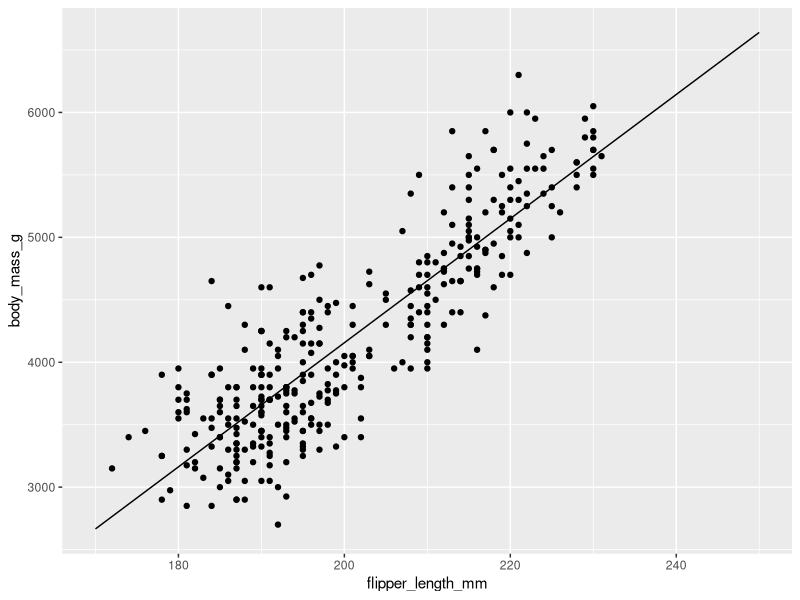

The R script that drew this image:

library(tidyverse)
library(palmerpenguins)

iris_small <- iris |>
  select(Sepal.Length, Sepal.Width) |>
  head(4)

cor(iris_small$Sepal.Length, iris_small$Sepal.Width)

cor(iris_small)

iris |>
  select(Sepal.Length, Sepal.Width, Petal.Length, Petal.Width) |>
  cor()


penguins

m0 <- lm(body_mass_g ~ 1, data = penguins)
summary(m0)

predict(m0)

m1 <- lm(body_mass_g ~ 1 + flipper_length_mm, data = penguins)
summary(m1)

summary(m1)$coefficients

summary(m1) |> str()

penguins |>
  select(flipper_length_mm) |>
  range(na.rm=T)

170:250

newdata <- data.frame(flipper_length_mm = 170:250)
predict(m1, newdata = newdata) # |> unname()


#predict(m1, newdata = data.frame(flipper_length_mm = 1000))

predicted_data <- data.frame(flipper_length_mm = 170:250) |>
  mutate(pred_body_mass = predict(m1,
                                  newdata = data.frame(flipper_length_mm)))

penguins |>
  ggplot(aes(x = flipper_length_mm, y = body_mass_g)) +
  geom_point() +
  geom_line(data = predicted_data,
            aes(y = pred_body_mass))

m2 <- lm(body_mass_g ~ flipper_length_mm + bill_length_mm,
         data = penguins)
summary(m2)

confint(m2)


























